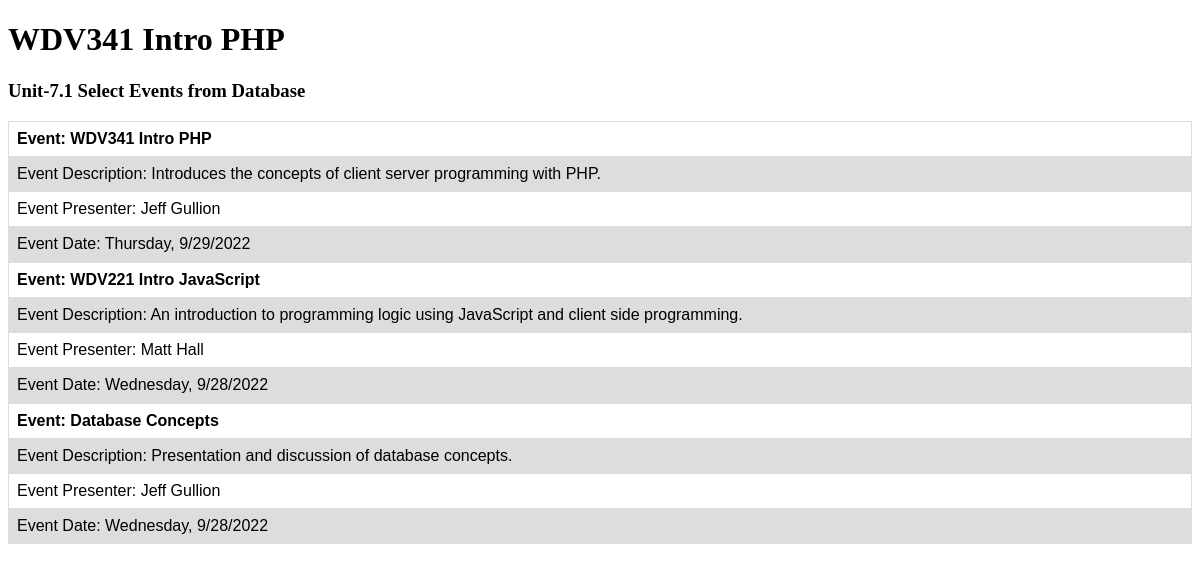
The page /selectEvents.php on the database its author committed.
### tables this page shows
CREATE TABLE `wdv341_events` (
  `events_id` int(11) NOT NULL,
  `events_name` varchar(250) NOT NULL,
  `events_description` longtext NOT NULL,
  `events_presenter` varchar(250) NOT NULL,
  `events_date` date NOT NULL,
  `events_time` time NOT NULL,
  `events_date_inserted` date NOT NULL,
  `events_date_updated` date NOT NULL
);

### selectEvents.php (the view, shortened to what this page needs)
<?php
    require 'dbConnect.php';
    $sql = "SELECT events_name, events_description, events_presenter, events_date FROM wdv341_events";
    $stmt = $conn->prepare($sql);
    $stmt->execute();
    $stmt->setFetchMode(PDO::FETCH_ASSOC);
?>
<!DOCTYPE html>
<html lang="en">
<head>
</head>
<body>
    <h1>WDV341 Intro PHP</h1>
    <h3>Unit-7.1 Select Events from Database</h3>
        <?php
        while ($row = $stmt->fetch() ) {
            echo "<table>";
            echo "<tr>";
            echo "<th>Event: ";
            echo $row['events_name'];
            echo "</th>";
            echo "</tr>";
            echo "<tr>";
            echo "<td>Event Description: ";
            echo $row['events_description'];
            echo "</td>";
            echo "</tr>";
            echo "<tr>";
            echo "<td>Event Presenter: ";
            echo $row['events_presenter'];
            echo "</td>";
            echo "</tr>";
            echo "<tr>";
            echo "<td>Event Date: ";
            $date=date_create( $row['events_date'] );
            echo date_format($date, "l, n/d/Y");
            echo "</td>";
            echo "</tr>";
            echo "</table>";
        }
        ?>
</body>
</html>

### selectEvents.php (style rules this page uses)
table { font-family: arial, sans-serif; border-collapse: collapse; width: 100%; }
td, th { border: 1px solid #dddddd; text-align: left; padding: 8px; }
tr:nth-child(even) { background-color: #dddddd; }

### rows shown on the page
wdv341_events: events_name "WDV341 Intro PHP", events_description "Introduces the concepts of client server programming with PHP.", events_presenter "Jeff Gullion", events_date "Thursday, 9/29/2022"
wdv341_events: events_name "WDV221 Intro JavaScript", events_description "An introduction to programming logic using JavaScript and client side programming.", events_presenter "Matt Hall", events_date "Wednesday, 9/28/2022"
wdv341_events: events_name "Database Concepts", events_description "Presentation and discussion of database concepts.", events_presenter "Jeff Gullion", events_date "Wednesday, 9/28/2022"
